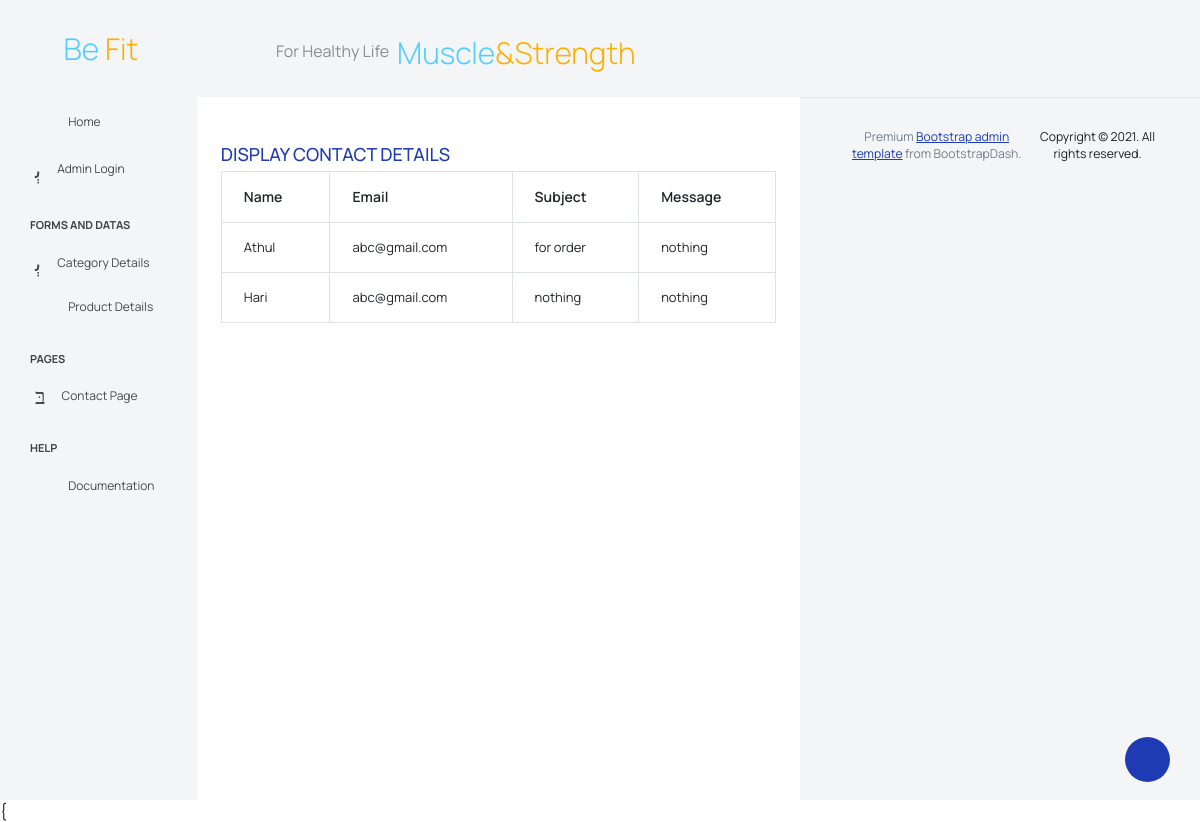
Screenshot of /displaycontact/ with the database file from the repository.
### Adminside/models.py (models this page shows)
class contactdb(models.Model):
    Name = models.CharField(max_length=50,null=True,blank=True)
    Email = models.EmailField(max_length=50,null=True,blank=True)
    Subject=models.TextField(max_length=100,null=True,blank=True)
    Message=models.TextField(max_length=100,null=True,blank=True)

### Frontendapp/views.py (the view)
# urls.py: path('displaycontact/', views.displaycontact, name="displaycontact"),
def displaycontact(request):
    data=contactdb.objects.all()
    return render(request,"Display Contactus.html", {'data':data})

### Adminside/templates/Display Contactus.html (shortened to what this page needs)
<!DOCTYPE html>
{% extends 'index.html' %}
{% block content %}
<html lang="en">
<head>
</head>
<body>
<div class="container-fluid py-5">
                  <div class="container">
                         <h4 class="text-primary text-uppercase">Display Contact Details</h4>
                    <div class="table-responsive">
                      <table class="table table-bordered">
                        <thead>
                          <tr>
                            <th>  Name </th>
                            <th> Email</th>
                            <th>Subject</th>
                            <th> Message</th>
                          </tr>
                        </thead>
                        <tbody>
                        {% for d in data %}
                        <tr>
                            <td>{{ d.Name }}</td>
                            <td>{{ d.Email }}</td>
                            <td>{{ d.Subject }}</td>
                            <td>{{ d.Message }}</td>
                        </tr>
                         {% endfor %}
                        </tbody>
                      </table>
                    </div>
                  </div>
                </div>
</div>
</body>
</html>
{% endblock %}

### Adminside/templates/index.html (shortened to what this page needs)
<!DOCTYPE html>
{% load static %}
<html lang="en">
<head>
  <link rel="stylesheet" href="{% static 'vendors/feather/feather.css' %}">
  <link rel="stylesheet" href="{% static 'vendors/mdi/css/materialdesignicons.min.css' %}">
  <link rel="stylesheet" href="{% static 'vendors/ti-icons/css/themify-icons.css' %}">
  <link rel="stylesheet" href="{% static 'vendors/typicons/typicons.css' %}">
  <link rel="stylesheet" href="{% static 'vendors/simple-line-icons/css/simple-line-icons.css' %}">
  <link rel="stylesheet" href="{% static 'vendors/css/vendor.bundle.base.css' %}">
  <link rel="stylesheet" href="{% static 'vendors/datatables.net-bs4/dataTables.bootstrap4.css' %}">
  <link rel="stylesheet" href="{% static 'js/select.dataTables.min.css' %}">
  <link rel="stylesheet" href="{% static 'css/vertical-layout-light/style.css' %}">
</head>
<body>
  <div class="container-scroller">
    <nav class="navbar default-layout col-lg-12 col-12 p-0 fixed-top d-flex align-items-top flex-row">
      <div class="text-center navbar-brand-wrapper d-flex align-items-center justify-content-start">
        <div class="me-3">
          <button class="navbar-toggler navbar-toggler align-self-center" type="button" data-bs-toggle="minimize">
            <span class="icon-menu"></span>
          </button>
        </div>
        <div>
          <a class="navbar-brand brand-logo" href="index.html">
           <h1 class="m-0 display-4 text-warning"><span class="text-info">Be</span> Fit</h1>
          </a>
        </div>
      </div>
      <div class="navbar-menu-wrapper d-flex align-items-top">
        <ul class="navbar-nav">
          <li class="nav-item font-weight-semibold d-none d-lg-block ms-0">
            <h3 class="welcome-sub-text"> For Healthy Life </h3>
          </li>
        </ul>
             <div class="col-lg-3">
        <center> <div class="col-lg-6">
                <div class="d-flex align-items-center justify-content-center">
                    <a href="index.html" class="navbar-brand ms-lg-5">
                        <h1 class="m-0 display-4 text-warning"><span class="text-info">Muscle</span>&Strength</h1>
                    </a>
                </div>
            </div></center>
      </div>
    </nav>
    <div class="container-fluid page-body-wrapper">
      <div class="theme-setting-wrapper">
        <div id="settings-trigger"><i class="ti-settings"></i></div>
      </div>
      <nav class="sidebar sidebar-offcanvas" id="sidebar">
        <ul class="nav">
          <li class="nav-item">
            <a class="nav-link" href="{% url 'indexfile' %}">
              <i class="mdi mdi-grid-large menu-icon"></i>
              <span class="menu-title">Home</span>
            </a>
          </li>
           <li class="nav-item">
            <a class="nav-link" data-bs-toggle="collapse" href="#form-elements" aria-expanded="false" aria-controls="form-elements">
              <i class="menu-icon mdi mdi-card-text-outline"></i>
              <span class="menu-title">Admin Login</span>
              <i class="menu-arrow"></i>
            </a>
          </li>
          <li class="nav-item nav-category">Forms and Datas</li>
          <div>
          <li class="nav-item">
            <a class="nav-link" data-bs-toggle="collapse" href="#form-elements1" aria-expanded="false" aria-controls="form-elements1">
              <i class="menu-icon mdi mdi-card-text-outline"></i>
              <span class="menu-title">Category Details</span>
              <i class="menu-arrow"></i>
            </a>
          </li>
          <li class="nav-item">
            <a class="nav-link" data-bs-toggle="collapse" href="#charts" aria-expanded="false" aria-controls="charts">
              <i class="menu-icon mdi mdi-chart-line"></i>
              <span class="menu-title">Product Details </span>
              <i class="menu-arrow"></i>
            </a>
          </li>
          <li class="nav-item nav-category">pages</li>
          <li class="nav-item">
            <a class="nav-link" data-bs-toggle="collapse" href="#auth" aria-expanded="false" aria-controls="auth">
              <i class="menu-icon mdi mdi-account-circle-outline"></i>
              <span class="menu-title">Contact Page</span>
              <i class="menu-arrow"></i>
            </a>
          </li>
          <li class="nav-item nav-category">help</li>
          <li class="nav-item">
            <a class="nav-link" href="http://bootstrapdash.com/demo/star-admin2-free/docs/documentation.html">
              <i class="menu-icon mdi mdi-file-document"></i>
              <span class="menu-title">Documentation</span>
            </a>
          </li>
        </ul>
      </nav>
      <div class="main-panel">
        {% block content %}{% endblock %}
        <footer class="footer">
          <div class="d-sm-flex justify-content-center justify-content-sm-between">
            <span class="text-muted text-center text-sm-left d-block d-sm-inline-block">Premium <a href="https://www.bootstrapdash.com/" target="_blank">Bootstrap admin template</a> from BootstrapDash.</span>
            <span class="float-none float-sm-right d-block mt-1 mt-sm-0 text-center">Copyright © 2021. All rights reserved.</span>
          </div>
        </footer>
  {
</body>
</html>

### rows the page displays
contactdb: Name "Athul", Email "abc@gmail.com", Subject "for order", Message "nothing"
contactdb: Name "Hari", Email "abc@gmail.com", Subject "nothing", Message "nothing"
